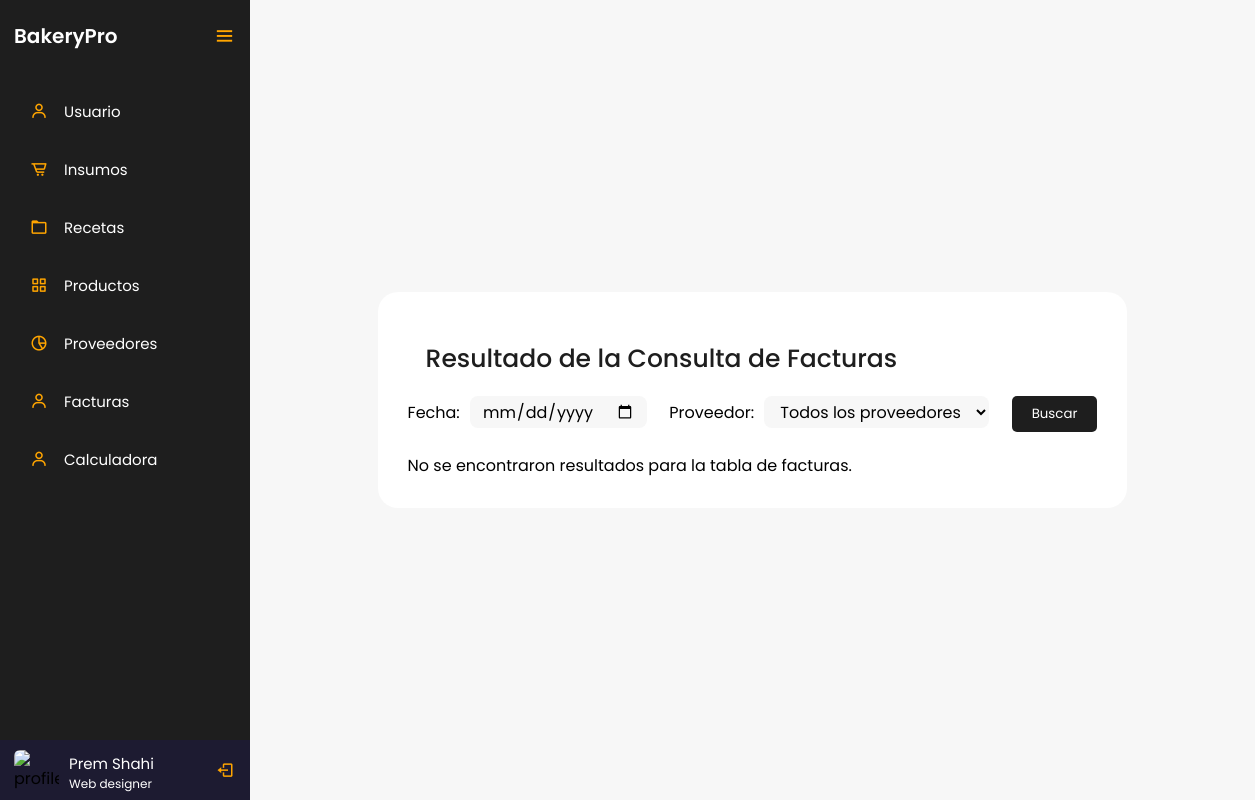
/controlador/Facturas/consultar.php, run on an earlier commit of the app's database.
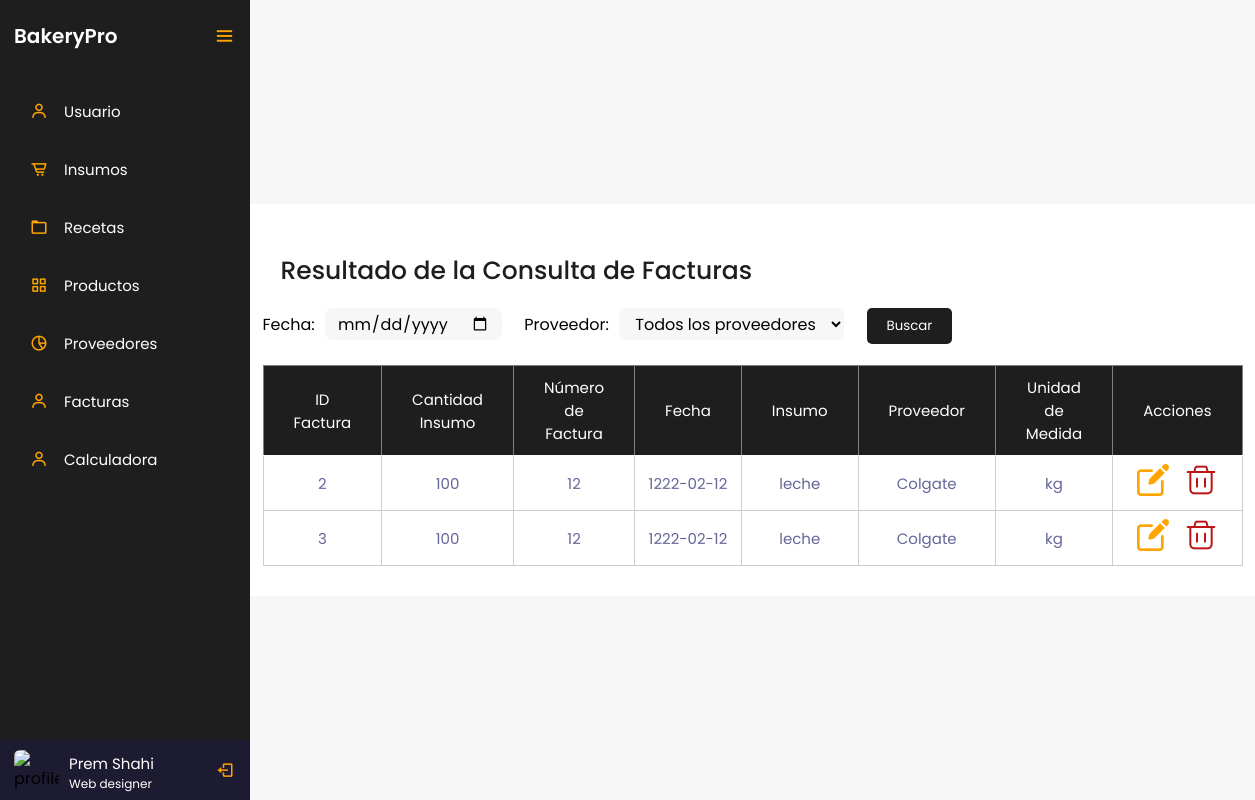
And on a later commit of the database.
### tables this page shows
CREATE TABLE `tblfactura` (
  `IdFactura` int(3) NOT NULL,
  `CantidadInsumo` decimal(5,0) NOT NULL,
  `NumeroFactura` varchar(20) NOT NULL,
  `Fecha` date NOT NULL,
  `idInsumo` int(3) NOT NULL,
  `IdProveedor` int(3) NOT NULL,
  `IdUnidadMedida` int(3) NOT NULL
);

CREATE TABLE `tblinsumos` (
  `IdInsumo` int(3) NOT NULL,
  `NombreInsumo` varchar(30) NOT NULL,
  `Stock` decimal(5,0) NOT NULL,
  `IdUnidadMedida` int(3) NOT NULL,
  `IdCategoria` int(3) NOT NULL
);

CREATE TABLE `tblproveedores` (
  `IdProveedores` int(3) NOT NULL,
  `NIT` decimal(15,0) NOT NULL,
  `RazonSocial` varchar(20) NOT NULL,
  `Contacto` varchar(40) NOT NULL,
  `Telefono` decimal(10,0) NOT NULL,
  `Correo` varchar(20) NOT NULL,
  `Direccion` varchar(40) NOT NULL
);

CREATE TABLE `tblunidadesmedidas` (
  `IdUnidadMedida` int(3) NOT NULL,
  `medida` varchar(20) NOT NULL
);

### controlador/Facturas/consultar.php (the view, shortened to what this page needs)
<!DOCTYPE html>
<html lang="en">
<head>
    <link href='https://unpkg.com/boxicons@2.0.7/css/boxicons.min.css' rel='stylesheet'>
    <link rel="stylesheet" href="../../vista/style/styles.css">
</head>
<body>
<div class="sidebar open">
        <div class="logo-details">
            <a href="../../dashboard.php" class="logo_link">
                <span class="logo_name">BakeryPro</span>
            </a>
            <i class='bx bx-menu' id="btn" ></i>
        </div>
        <ul class="nav-list">
        <li>
        <a href="../../vista/html/usuarios.php">
            <i class='bx bx-user' ></i>
            <span class="links_name">Usuario</span>
        </a>
        </li>
        <li>
            <a href="../../vista/html/insumos.php">
                <i class='bx bx-cart-alt' ></i>
                <span class="links_name">Insumos</span>
            </a>
        </li>
        <li>
        <a href="../../vista/html/recetas.php">
            <i class='bx bx-folder' ></i>
            <span class="links_name">Recetas</span>
        </a>
        </li>
        <li>
            <a href="../../vista/html/productos.php">
                <i class='bx bx-grid-alt'></i>
                <span class="links_name">Productos</span>
            </a>
        </li>
        <li>
            <a href="../../vista/html/proveedores.php">
                <i class='bx bx-pie-chart-alt-2' ></i>
                <span class="links_name">Proveedores</span>
            </a>
        </li>
        <li>
            <a href="../../vista/html/facturas.php">
                <i class='bx bx-user' ></i>
                <span class="links_name">Facturas</span>
            </a>
        </li>
        <li>
            <a href="./calculadora.php">
                <i class='bx bx-user' ></i>
                <span class="links_name">Calculadora</span>
            </a>
            </li>
        <li class="profile">
            <div class="profile-details">
            <img src="profile.jpg" alt="profileImg">
            <div class="name_job">
                <div class="name">Prem Shahi</div>
                <div class="job">Web designer</div>
            </div>
            </div>
            <i class='bx bx-log-out' id="log_out" ></i>
        </li>
        </ul>
    </div>
    <section class="home-section">
        <div class="container">
            <h2 class="titleContainer">Resultado de la Consulta de Facturas</h2>
            <form action="" method="GET">
                <label for="date">Fecha:</label>
                <input type="date" id="date" name="date" class="input-filtro">
                <label for="provider">Proveedor:</label>
                <select id="provider" name="provider" class="select-filtro">
                    <option value="">Todos los proveedores</option>
                </select>
                <button type="submit">Buscar</button>
            </form>
            <?php
                include '../../modelo/conexion.php';
                $sql = "SELECT f.IdFactura, f.CantidadInsumo, f.NumeroFactura, f.Fecha,
                            i.NombreInsumo AS NombreInsumo,
                            p.RazonSocial AS Proveedor,
                            u.medida AS UnidadMedida
                        FROM tblfactura f
                        INNER JOIN tblinsumos i ON f.IdInsumo = i.IdInsumo
                        INNER JOIN tblproveedores p ON f.IdProveedor = p.IdProveedores
                        INNER JOIN tblunidadesmedidas u ON f.IdUnidadMedida = u.IdUnidadMedida";
                $resultado = $conexion->query($sql);
                if ($resultado->num_rows > 0) {
                    echo "<table border='1'>
                        <tr>
                            <th>ID Factura</th>
                            <th>Cantidad Insumo</th>
                            <th>Número de Factura</th>
                            <th>Fecha</th>
                            <th>Insumo</th>
                            <th>Proveedor</th>
                            <th>Unidad de Medida</th>
                            <th>Acciones</th>
                        </tr>";
                    while ($fila = $resultado->fetch_assoc()) {
                        echo "<tr>
                                <td>".$fila["IdFactura"]."</td>
                                <td>".$fila["CantidadInsumo"]."</td>
                                <td>".$fila["NumeroFactura"]."</td>
                                <td>".$fila["Fecha"]."</td>
                                <td>".$fila["NombreInsumo"]."</td>
                                <td>".$fila["Proveedor"]."</td>
                                <td>".$fila["UnidadMedida"]."</td>
                                <td>
                                    <a href='editar.php?NumeroFactura=".$fila['NumeroFactura']."'><img src='../../vista/img/editar.png' alt='editar'></a>
                                    <a href='eliminar.php?numero_factura=".$fila['NumeroFactura']."'><img src='../../vista/img/eliminar.png' alt='eliminar'></a>
                                </td>
                            </tr>";
                    }
                    echo "</table>";
                } else {
                    echo "<p>No se encontraron resultados para la tabla de facturas.</p>";
                }
            ?>
        </div>
    </section>
</body>
</html>

### vista/style/styles.css (style rules this page uses)
:root { --orange: #d4894c; --white_trasnparent: #232830; --very-light-pink: #C7C7C7; --text-input-field: #F7F7F7; --hospital-green: #bd1515; --sm: 14px; --md: 16px; --lg: 18px; --yellow: #ffa500; --black: #201e1c; --white: #ffffff; --official-black:#1e1e1e; --official-red:#ffa500; --background-white:#f7f7f7; --card-white:#ffffff; }
* { margin: 0; padding: 0; box-sizing: border-box; font-family: "Poppins" , sans-serif; }
.sidebar { position: fixed; left: 0; top: 0; height: 100%; width: 78px; background: var(--official-black); padding: 6px 14px; z-index: 99; transition: all 0.5s ease; }
.sidebar.open { width: 250px; }
.sidebar .logo-details { height: 60px; display: flex; align-items: center; position: relative; }
.sidebar .logo-details .logo_name { color: #fff; font-size: 20px; font-weight: 600; opacity: 0; transition: all 0.5s ease; }
.sidebar.open .logo-details .icon, .sidebar.open .logo-details .logo_name { opacity: 1; }
.sidebar .logo-details #btn { position: absolute; top: 50%; right: 0; transform: translateY(-50%); font-size: 22px; transition: all 0.4s ease; font-size: 23px; text-align: center; cursor: pointer; transition: all 0.5s ease; }
.sidebar.open .logo-details #btn { text-align: right; }
.sidebar i { color: var(--official-red); height: 60px; min-width: 50px; font-size: 28px; text-align: center; line-height: 60px; }
.sidebar .nav-list { margin-top: 20px; height: 100%; }
.sidebar li { position: relative; margin: 8px 0; list-style: none; }
.sidebar li a { display: flex; height: 100%; width: 100%; border-radius: 12px; align-items: center; text-decoration: none; transition: all 0.4s ease; }
.sidebar li a .links_name { color: #fff; font-size: 15px; font-weight: 400; white-space: nowrap; opacity: 0; pointer-events: none; transition: 0.4s; }
.sidebar.open li a .links_name { opacity: 1; pointer-events: auto; }
.sidebar li i { height: 50px; line-height: 50px; font-size: 18px; border-radius: 12px; }
.sidebar li.profile { position: fixed; height: 60px; width: 78px; left: 0; bottom: -8px; padding: 10px 14px; background: #1d1b31; transition: all 0.5s ease; overflow: hidden; }
.sidebar.open li.profile { width: 250px; }
.sidebar li .profile-details { display: flex; align-items: center; flex-wrap: nowrap; }
.sidebar li img { height: 45px; width: 45px; object-fit: cover; border-radius: 6px; margin-right: 10px; }
.sidebar li.profile .name, .sidebar li.profile .job { font-size: 15px; font-weight: 400; color: #fff; white-space: nowrap; }
.sidebar li.profile .job { font-size: 12px; }
.sidebar .profile #log_out { position: absolute; top: 50%; right: 0; transform: translateY(-50%); background: #1d1b31; width: 100%; height: 60px; line-height: 60px; border-radius: 0px; transition: all 0.5s ease; }
.sidebar.open .profile #log_out { width: 50px; background: none; }
.logo_link { text-decoration: none; }
.home-section { position: relative; background: var(--background-white); min-height: 100vh; display: flex; top: 0; left: 78px; width: calc(100% - 78px); transition: all 0.5s ease; z-index: 2; justify-content: center; align-items: center; }
.sidebar.open ~ .home-section { left: 250px; width: calc(100% - 250px); }
.titleContainer { color: var(--official-black); font-size: 25px; font-weight: 500; margin: 18px }
.container { height: auto; background: var(--card-white); padding: 30px; border-radius: 20px; }
table { font-size: 15px; width: 100%; text-align: center; border-collapse: collapse; }
th { font-size: 15px; font-weight: normal; padding: 8px; background: var(--official-black); border-bottom: 1px solid #fff; color: #fff; padding: 10px 30px; }
td { padding: 8px; background: #ffffff7d; border: 1px solid #cdcdcd; color: #669; border-top: 1px solid transparent; }
a { text-decoration: none; color: black; }
tbody tr td img { margin: 0 6px; }
.input-filtro, .select-filtro { background-color: var(--text-input-field); border: none; border-radius: 8px; height: 32px; font-size: var(--md); padding: 6px 12px; margin: 0px 18px 25px 6px; }
.container button[type="submit"] { padding: 8px 20px; background-color: var(--official-black); color: #fff; border: none; border-radius: 5px; cursor: pointer; }

What changed in the data, as far as the page shows it:
added tblfactura: IdFactura "2", CantidadInsumo "100", NumeroFactura "12", Fecha "1222-02-12", idInsumo.NombreInsumo "leche", IdProveedor.RazonSocial "Colgate", IdUnidadMedida.medida "kg"
added tblfactura: IdFactura "3", CantidadInsumo "100", NumeroFactura "12", Fecha "1222-02-12", idInsumo.NombreInsumo "leche", IdProveedor.RazonSocial "Colgate", IdUnidadMedida.medida "kg"
Also different on the page:
text no longer shown: "No se encontraron resultados para la tabla de facturas."
text now shown: "ID Factura Cantidad Insumo Número de Factura Fecha Insumo Proveedor Unidad de Medida Acciones"
